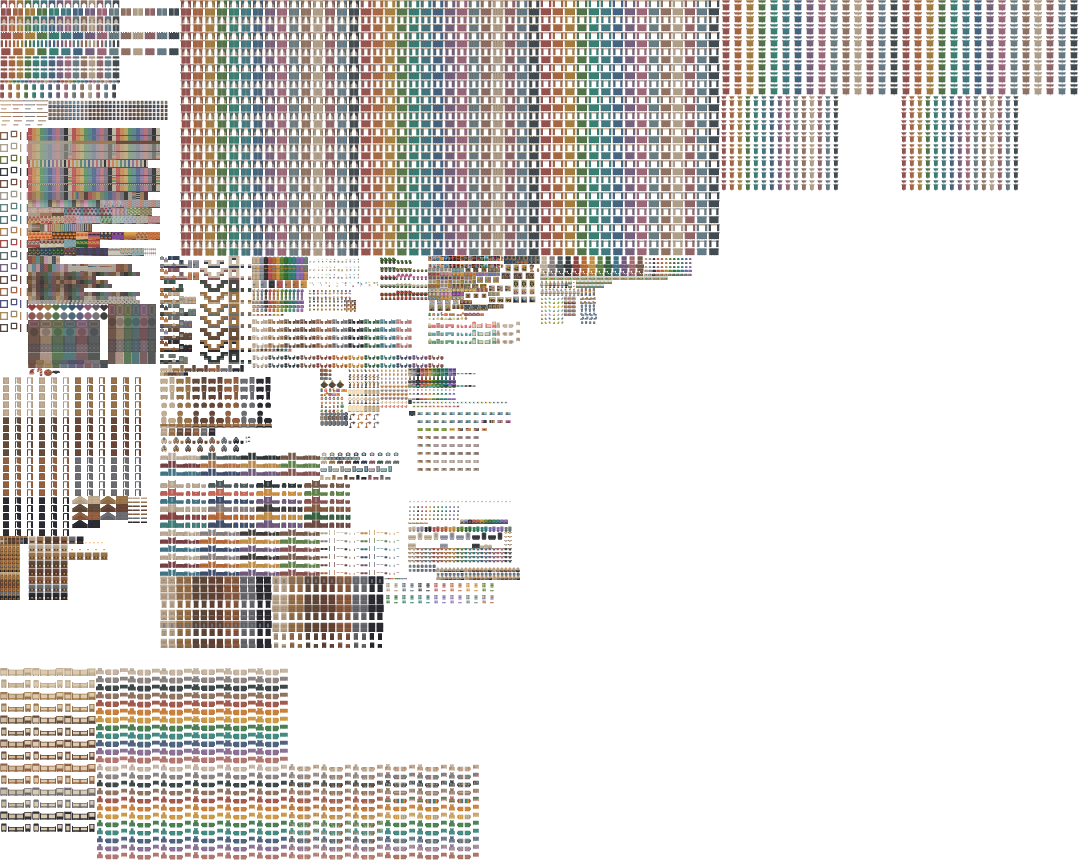
#> input picture design_handoff_cozy_room/source/global.png, 4320 x 3440 px (shown at 1/4 size)
$ python extract_interior_sprites.py source/global.png public/assets/interior
#> lines starting #> are read from the running program, lines starting #| are printed output that depends on the picture
#!/usr/bin/env python3
"""
global.png(4320x3440 인테리어 타일셋) → public/assets/interior/*.png 재추출 스크립트.

Cozy Room 디자인이 쓰는 스프라이트를 원본 시트에서 다시 잘라낸다.
좌표는 (x, y, w, h). tight=True면 알파 기준으로 여백을 잘라낸다(디자인에서 쓴 값과 동일).

사용:
    python extract_interior_sprites.py source/global.png public/assets/interior
의존:
    pip install pillow
"""
import sys, os
from PIL import Image

# name: (x, y, w, h, tight)
SPRITES = {
    # ── 벽지 (32x24 타일, background-repeat) ─────────────────
    "wp_hearts":         (544,  800, 32, 24, False),
    "wp_clover":         (528,  832, 32, 24, False),
    "wp_bunny":          (304,  864, 32, 24, False),
    "wp_stripe":         (128,  580, 32, 24, False),
    "wp_night":          (336,  992, 32, 24, False),
    # ── 바닥재 (32x32 타일, background-repeat) ───────────────
    "fl_green":          (208, 1348, 32, 32, False),
    "fl_rose":           (304, 1348, 32, 32, False),
    "fl_brown":          (112, 1348, 32, 32, False),
    "fl_stone":          (112, 1412, 32, 32, False),
    # ── 러그 (32x32 타일, 2x2칸에 늘려 사용) ─────────────────
    "rug_persian_red":   (112, 1280, 32, 32, False),
    "rug_persian_green": (176, 1280, 32, 32, False),
    "rug_circle_teal":   (256, 1312, 32, 32, False),
    # ── 큰가구 ───────────────────────────────────────────────
    "bed_cream":         (510, 2670, 34, 36, True),
    "bed_teal":          (510, 2926, 34, 36, True),
    "dresser":           (641, 2306, 29, 30, True),
    "wardrobe_teal":     (1160, 1027, 23, 29, True),
    "wardrobe_purple":   (1206, 1027, 17, 29, True),
    "fireplace":         (115, 2188, 27, 24, True),
    # ── 소파·의자 ────────────────────────────────────────────
    "sofa_cream":        (640, 1921, 31, 34, True),
    "sofa_red":          (640, 1957, 31, 34, True),
    "armchair_cream":    (766, 1921, 18, 34, True),
    "chair_cream":       (641, 1504, 30, 34, True),
    "table_round":       (641, 1606, 32, 30, True),
    "stool_wood":        (641, 1744, 32, 36, True),
    # ── 소품 ─────────────────────────────────────────────────
    "plant_tall":        (1600, 1030, 15, 28, True),
    "plant_bush":        (1616, 1030, 15, 28, True),
    "pot_cactus":        (1600, 1089, 15, 30, True),
    "books":             (1792, 1244, 30, 22, True),
    "fruitbowl":         (1773, 1244, 18, 22, True),
    "lamp_floor":        (1390, 1562, 16, 24, True),
    "candle":            (1390, 1500, 16, 22, True),
    "xmas_tree":         (1278, 1540, 34, 48, True),
    # ── 벽장식 ───────────────────────────────────────────────
    "curtain_red":       (3,      1, 26, 30, True),
    "curtain_green":     (163,    1, 26, 30, True),
    "curtain_blue":      (259,    1, 26, 30, True),
    "frame_butterfly2":  (2018, 1024, 17, 22, True),
    # ── 펫 ───────────────────────────────────────────────────
    "cat":               (1743, 1244, 18, 22, True),
    "hamster":           (1724, 1244, 20, 22, True),
    "deer":              (1757, 1244, 20, 22, True),
    "cactus":            (1709, 1244, 18, 22, True),
}


def tight_box(im, box):
    crop = im.crop((box[0], box[1], box[0] + box[2], box[1] + box[3]))
    bbox = crop.getbbox()  # 알파 기준 여백 제거
    if bbox is None:
        return None
    return crop.crop(bbox)


def main():
    src = sys.argv[1] if len(sys.argv) > 1 else "source/global.png"
    out = sys.argv[2] if len(sys.argv) > 2 else "public/assets/interior"
    os.makedirs(out, exist_ok=True)
    sheet = Image.open(src).convert("RGBA")
#> sheet is the input picture: PIL image 4320x3440 RGBA; mean R, G, B, A 31.5, 28.3, 25.5, 65.4

    for name, (x, y, w, h, tight) in SPRITES.items():
        if tight:
            img = tight_box(sheet, (x, y, w, h))
            if img is None:
                print(f"[skip] {name}: 빈 영역")
                continue
        else:
            img = sheet.crop((x, y, x + w, y + h))
        img.save(os.path.join(out, f"{name}.png"))
        print(f"{name:20s} {img.width:>3}x{img.height:<3}")
#> this loop made 40 passes
#> bbox in tight_box on passes 13 to 24: (0, 3, 33, 36), (0, 3, 33, 36), (0, 0, 29, 30), (0, 0, 23, 29), (0, 0, 17, 29), (0, 0, 27, 24), (0, 11, 31, 31), (0, 7, 31, 27), (2, 11, 18, 31), (0, 11, 30, 32), (4, 5, 27, 26), (4, 4, 27, 32)
#> pass 1, in main, `img = sheet.crop((x, y, x + w, y + h))`:
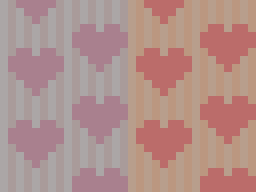
#> img: PIL image 32x24 RGBA (shown 8 times larger); mean R, G, B, A 177.8, 143.7, 139, 255
#> pass 2, in main, `img = sheet.crop((x, y, x + w, y + h))`:
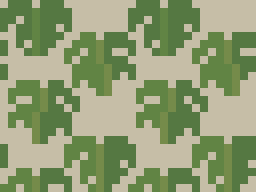
#> img: PIL image 32x24 RGBA (shown 8 times larger); mean R, G, B, A 143.9, 156.8, 115.8, 255
#> pass 3, in main, `img = sheet.crop((x, y, x + w, y + h))`:
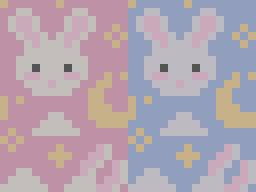
#> img: PIL image 32x24 RGBA (shown 8 times larger); mean R, G, B, A 179, 164.4, 177, 255

    print(f"\n{len(SPRITES)}종 → {out}")
#| 40종 → public/assets/interior


if __name__ == "__main__":
    main()
